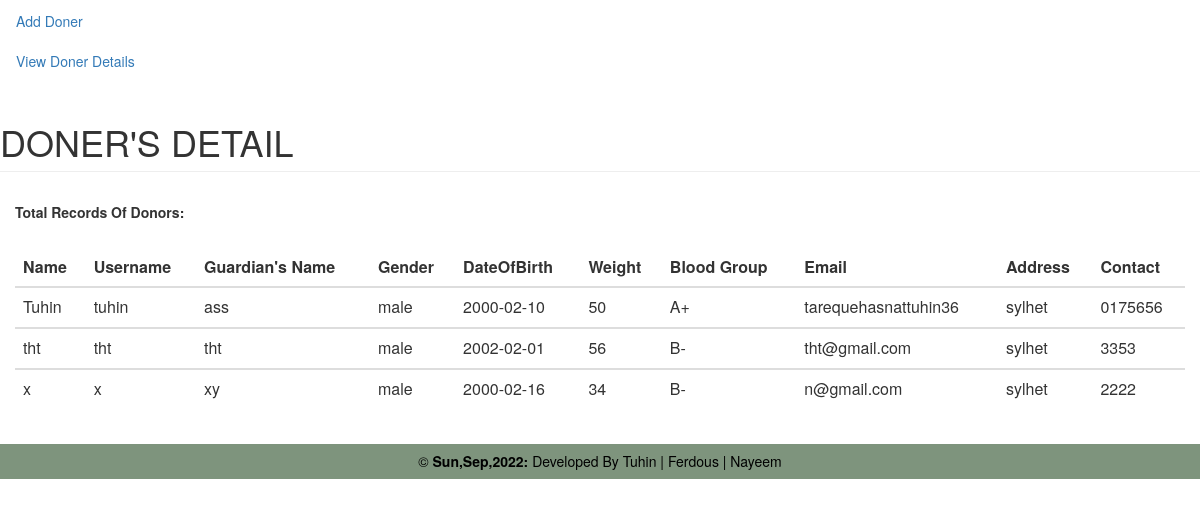
Page /viewdoner.php on the committed database.
### tables this page shows
CREATE TABLE `donor` (
  `id` int NOT NULL,
  `name` varchar(20) NOT NULL,
  `guardiansname` varchar(20) NOT NULL,
  `gender` varchar(20) NOT NULL,
  `dob` date NOT NULL,
  `weight` int NOT NULL,
  `bloodgroup` varchar(3) NOT NULL,
  `email` varchar(20) NOT NULL,
  `address` varchar(20) NOT NULL,
  `contact` varchar(10) NOT NULL,
  `username` varchar(20) NOT NULL,
  `password` varchar(20) NOT NULL
);

### viewdoner.php (the view, shortened to what this page needs)
<html>
<head>
    <link href="bootstrap.min.css" rel="stylesheet">
</head>
<body>
        <?php include 'nav.php'?>
        <div class="container-fluid">
            <div class="row">
                <div class=".col-lg-12">
                    <h1 class="page-header">DONER'S DETAIL</h1>
                </div>
            </div>
			<div class="row">
                <div class=".col-lg-12">
                    <div class="panel-heading">
                        <b>Total Records Of Donors:</b>
                    </div>
					<div class="panel-body">
                        <div class="table-responsive">
                            <table class="table" id="dataTables-example">
                                <?php
                                    include "dbconnect.php";
                                    $qry = "select * from donor";
                                    $result = mysqli_query($conn,$qry);
                                    echo"
                                        <thead>
                                            <tr>
                                                <th>Name</th>
                                                <th>Username</th>
                                                <th>Guardian's Name</th>
                                                <th>Gender</th>
                                                <th>DateOfBirth</th>
                                                <th>Weight</th>
                                                <th>Blood Group</th>
                                                <th>Email</th>
                                                <th>Address</th>
                                                <th>Contact</th>
                                            </tr>
                                        </thead>";
                                    while($row=mysqli_fetch_array($result))
                                    {
                                        echo"
                                            <tbody>
                                                <tr>
                                                    <td>".$row['name']."</td>
                                                    <td>".$row['username']."</td>
                                                    <td>".$row['guardiansname']."</td>
                                                    <td>".$row['gender']."</td>
                                                    <td>".$row['dob']."</td>
                                                    <td>".$row['weight']."</td>
                                                    <td>".$row['bloodgroup']."</td>
                                                    <td>".$row['email']."</td>
                                                    <td>".$row['address']."</td>
                                                    <td>".$row['contact']."</td>
                                                </tr>
                                            </tbody>";
                                    }
                                ?>
						    </table>
				        </div>
				    </div>
		        </div>
		    </div>
		</div>
</body>
<?php include "footer.php" ?>
</html>

### nav.php
<nav class="navbar"style="margin-bottom: 0">
    <ul class="nav">
        <li>
            <a href="addoner.php">Add Doner</a>
        </li>
        <li>
            <a href="viewdoner.php">View Doner Details</a>
        </li>
    </ul>
</nav>

### footer.php (shortened to what this page needs)
<footer>
        <p>&copy; <b><?php echo date("D,M,Y"); ?>:</b> Developed By Tuhin | Ferdous | Nayeem </p>
</footer>

### footer.php (style rules this page uses)
footer { background-color: #7E947D; bottom: 0; left: 0; right: 0; height: 35px; text-align: center; color: black; }
footer p { padding: 10.5px; margin: 0px; line-height: 100%; }

### rows in the picture
donor: name "Tuhin", username "tuhin", guardiansname "ass", gender "male", dob "2000-02-10", weight "50", bloodgroup "A+", email "tarequehasnattuhin36", address "sylhet", contact "0175656"
donor: name "tht", username "tht", guardiansname "tht", gender "male", dob "2002-02-01", weight "56", bloodgroup "B-", email "tht@gmail.com", address "sylhet", contact "3353"
donor: name "x", username "x", guardiansname "xy", gender "male", dob "2000-02-16", weight "34", bloodgroup "B-", email "n@gmail.com", address "sylhet", contact "2222"
